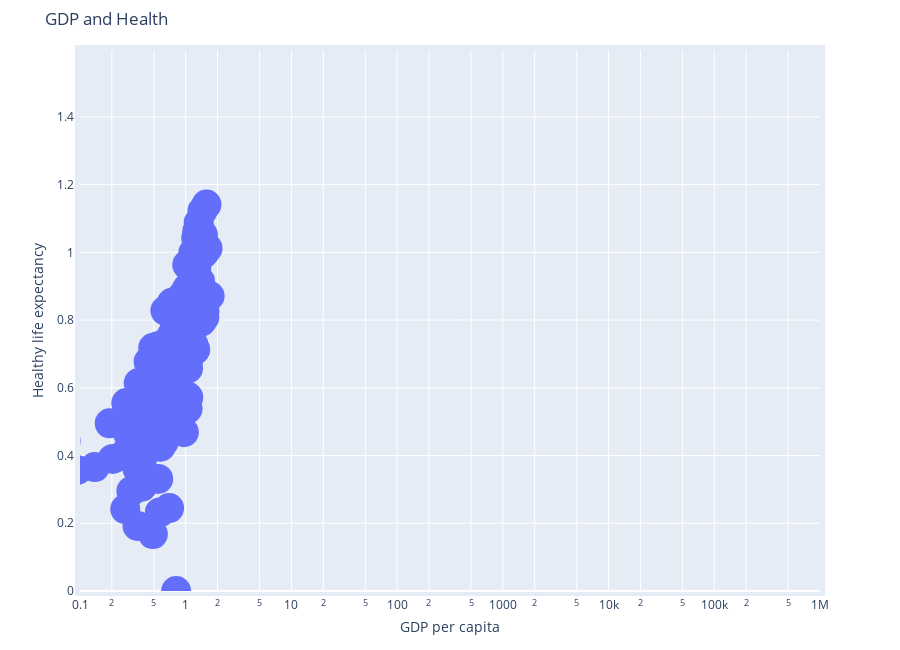

This figure's notebook cell:
### Code cell
from bubbly.bubbly import bubbleplot 

figure = bubbleplot(dataset=df, x_column='GDP per capita', y_column='Healthy life expectancy', 
    bubble_column='Country or region', time_column=None, size_column=None, color_column=None, 
    x_title="GDP per capita", y_title="Healthy life expectancy", title='GDP and Health',
    x_logscale=True, scale_bubble=3, height=650)

iplot(figure, config={'scrollzoom': True})

### Figure 1 — Plotly figure (JSON) as saved in the notebook; plotly's stock layout.template omitted (floating-point values rounded to 4 significant figures; data arrays with more than 128 entries replaced by an {"elided": "..."} marker saying what was removed)
{"data": [{"marker": {"size": 30}, "mode": "markers", "text": {"elided": "156 str values"}, "type": "scatter", "x": {"elided": "156 float values"}, "y": {"elided": "156 float values"}}], "layout": {"height": 650, "hovermode": "closest", "margin": {"b": 50, "pad": 5, "t": 50}, "showlegend": false, "title": {"text": "GDP and Health"}, "xaxis": {"autorange": false, "range": [null, 0.2354], "title": {"text": "GDP per capita"}, "type": "log"}, "yaxis": {"autorange": false, "range": [0, 1.597], "title": {"text": "Healthy life expectancy"}}}}
